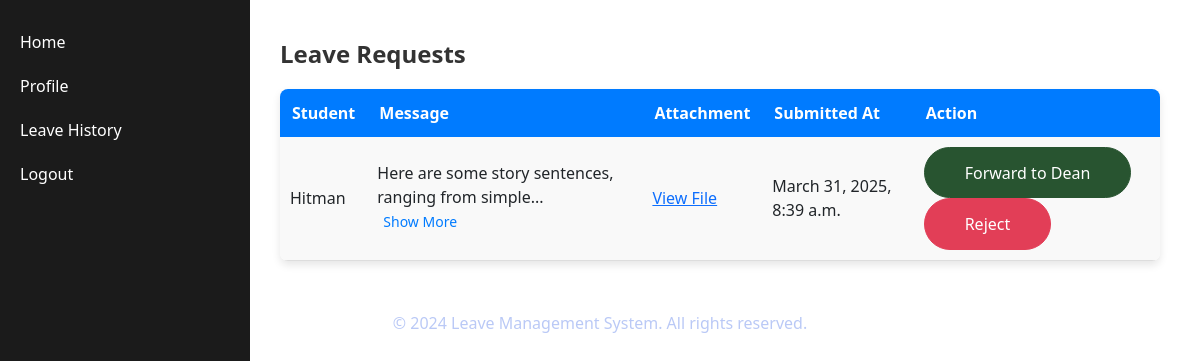
The page /incharge/ (signed in) on the database as committed earlier.
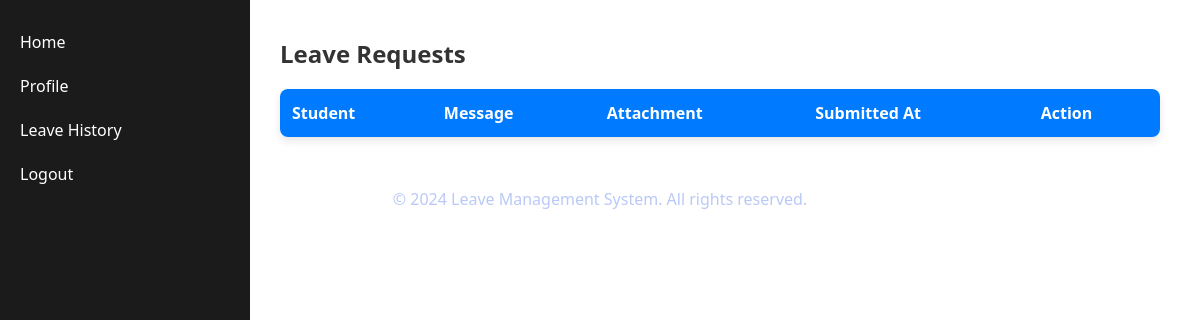
The same page on the database as committed later.
### clmsapp/models.py (models this page shows, shortened)
class LeaveApplication(models.Model):
    student = models.ForeignKey(
        settings.AUTH_USER_MODEL,
        on_delete=models.CASCADE,
        related_name="leave_requests"
    )
    incharge = models.ForeignKey(
        settings.AUTH_USER_MODEL,
        on_delete=models.SET_NULL,
        null=True,
        blank=True,
        related_name="assigned_leaves",
        limit_choices_to={'role': 'Incharge'}  # Only allow Incharges to be assigned
    )
    message = models.TextField()
    attachment = models.FileField(upload_to='leave_attachments/', blank=True, null=True)
    submitted_at = models.DateTimeField(auto_now_add=True)
    STATUS_CHOICES = [
        ('Pending', 'Pending'),
        ('Approved by Incharge', 'Approved by Incharge'),
        ('Rejected by Incharge', 'Rejected by Incharge'),
        ('Forwarded to Dean', 'Forwarded to Dean'),
    ]
    status = models.CharField(max_length=30, choices=STATUS_CHOICES, default='Pending')
    incharge_approved = models.BooleanField(default=False)
    rejection_reason = models.TextField(blank=True, null=True)
    forwarded_to_dean = models.BooleanField(default=False)

class User(AbstractUser):
    ROLES = [
        ('Professor', 'Professor'),
        ('Dean', 'Dean'),
        ('Incharge', 'Incharge'),
        ('Student', 'Student'),
    ]
    full_name = models.CharField(max_length=100)
    role = models.CharField(max_length=20, choices=ROLES, default='Student')

### clmsapp/views.py (the view, shortened to what this page needs)
# urls.py: path('incharge/', incharge_dashboard, name='dashboard_incharge'),
@login_required
def incharge_dashboard(request):
    leave_requests = LeaveApplication.objects.filter(status="Pending")
    return render(request, 'dashboard_incharge.html', {'leave_requests': leave_requests})

### templates/dashboard_incharge.html (shortened to what this page needs)
{% extends "base.html" %}
{% load static %}
{% block sidebar %}
<ul class="nav flex-column">
    <li class="nav-item">
        <a class="nav-link" href="#" id="home-link">Home</a>
    </li>
    <li class="nav-item">
        <a class="nav-link" href="#">Profile</a>
    </li>
    <li class="nav-item">
        <a class="nav-link" href="#" id="leave-history-link">Leave History</a>
    </li>
    <li class="nav-item">
        <form method="post" action="{% url 'logout' %}">
            <button type="submit" class="btn btn-link nav-link">Logout</button>
        </form>
    </li>
</ul>
{% endblock %}
{% block content %}
<div class="main-content">
    <h2 class="inchrg-header">Leave Requests</h2>
    <table class="inchrg-table">
        <tr>
            <th>Student</th>
            <th>Message</th>
            <th>Attachment</th>
            <th>Submitted At</th>
            <th>Action</th>
        </tr>
        {% for leave in leave_requests %}
        <tr>
            <td>{{ leave.student.username }}</td>
            <td>
                <div class="inchrg-msg-container" id="message-{{ leave.id }}">
                    <span class="inchrg-msg-preview" id="preview-{{ leave.id }}">
                        {{ leave.message|slice:":50" }}...
                    </span>
                </div>
                <button type="button" class="btn-toggle" onclick="toggleMessage({{ leave.id }})">
                    Show More
                </button>
            </td>
            <td>
                {% if leave.attachment %}
                <a href="{{ leave.attachment.url }}" target="_blank">View File</a>
                {% else %}
                No Attachment
                {% endif %}
            </td>
            <td>{{ leave.submitted_at }}</td>
            <td>
                <form method="post">
                    <button type="submit" name="action" value="approve" class="btn-success">Forward to Dean</button>
                    <button type="button" onclick="showRejectInput({{ leave.id }})" class="btn-danger">Reject</button>
                </form>
            </td>
        </tr>
        {% endfor %}
    </table>
</div>
{% endblock %}

Rows that differ between the two databases and show on the page:
no longer on this page (row edited): LeaveApplication: student.username "Hitman", message "Here are some story sentences, ranging from simple", submitted_at "March 31, 2025, 8:39 a.m."
